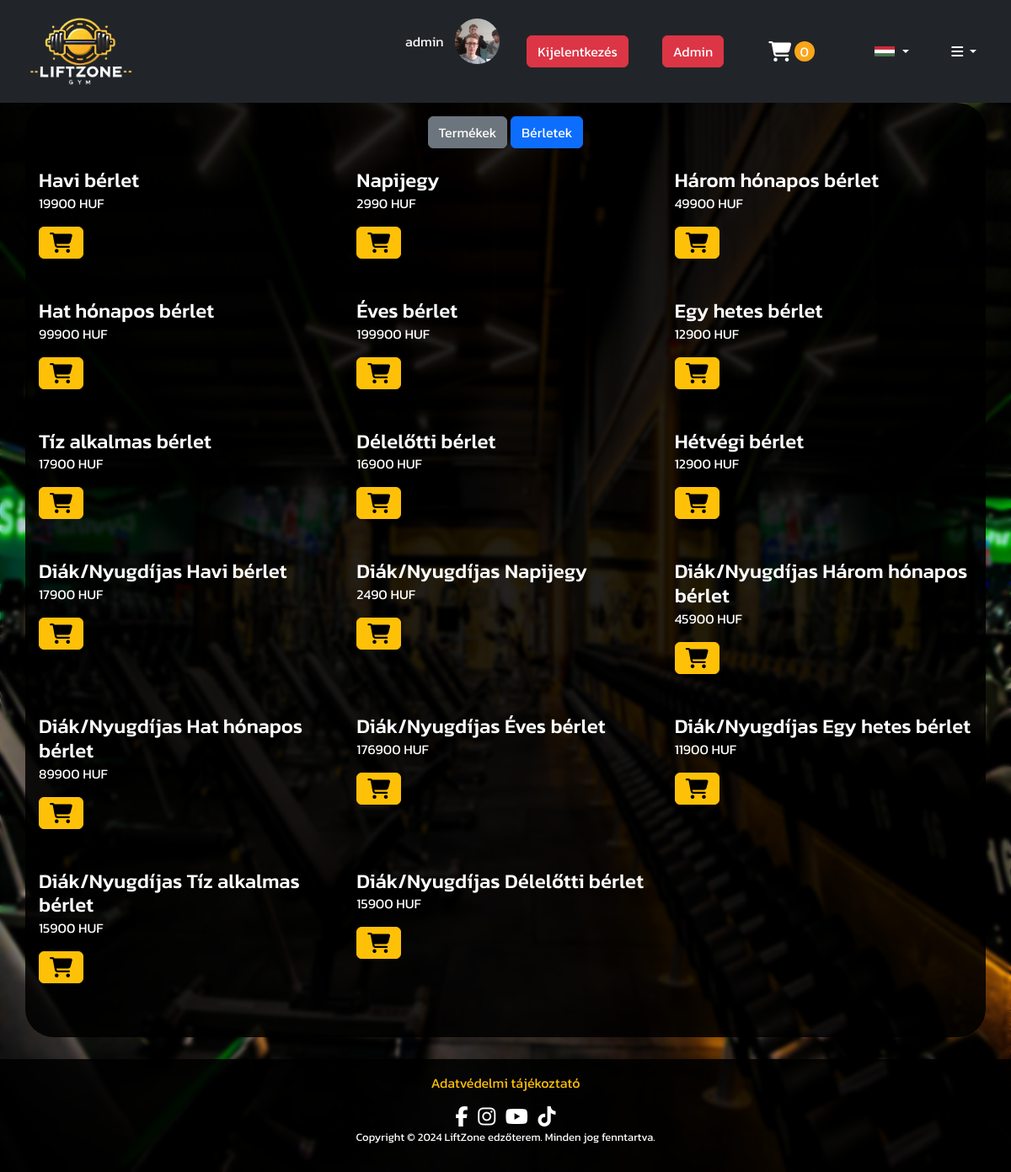
Page /?o=shop&view=passes (signed in) on the committed database.
### tables this page shows
CREATE TABLE `user` (
  `uID` int(11) NOT NULL,
  `uUID` varchar(23) NOT NULL,
  `uFelhasznalonev` varchar(100) NOT NULL,
  `uSzuleteskorinev` varchar(30) NOT NULL,
  `uemail` varchar(254) NOT NULL,
  `uPassword` varchar(64) NOT NULL,
  `uSzuletesidatum` date NOT NULL,
  `uRegisztracio` datetime NOT NULL,
  `uIP` varchar(48) NOT NULL,
  `uSession` varchar(8) NOT NULL,
  `uStatus` varchar(10) NOT NULL,
  `uSzerep` int(11) NOT NULL,
  `uKomment` text NOT NULL,
  `uProfilePic` varchar(100) NOT NULL,
  `uOriginPic` varchar(100) NOT NULL,
  `u2FACode` varchar(6) DEFAULT NULL,
  `u2FAExpiry` datetime DEFAULT NULL,
  `u2FAStatus` tinyint(1) NOT NULL
);

CREATE TABLE `tipusok` (
  `tpID` int(11) NOT NULL,
  `tpNev` varchar(100) NOT NULL,
  `tpAr` int(11) NOT NULL,
  `tpHossz` int(11) NOT NULL DEFAULT 60,
  `tpAlkalmak` int(11) DEFAULT NULL
);

### src/actions/sqlcall.php (called while the page is built, shortened)
<?php
function db_connect() {
    $fajlnev = dirname(__DIR__) . '/.env';
    $config = [];
    if (file_exists($fajlnev)) {
        $lines = file($fajlnev, FILE_IGNORE_NEW_LINES | FILE_SKIP_EMPTY_LINES);
        foreach ($lines as $line) {
            list($key, $value) = explode('=', $line, 2);
            $config[trim($key)] = trim($value);
        }
    } else {
        die("A .env fájl hiányzik");
    }
    $db_host = $config['DB_HOST'] ?? 'localhost';
    $db_user = $config['DB_USER'] ?? 'root';
    $db_pass = $config['DB_PASS'] ?? '';
    $db_name = $config['DB_NAME'] ?? 'default_db';
    $db = new mysqli($db_host, $db_user, $db_pass, $db_name);
    $db->query("SET CHARACTER SET utf8");
    return $db;
}
function sqlcall($sql, $types = '', $params = []) {
    $db = db_connect();
    $stmt = $db->prepare($sql);
    $stmt->execute();
    $result = $stmt->get_result();
    return $result;
}
?>

### src/actions/getuserinfo.php (called while the page is built, shortened)
<?php
function getUserInfo(){
    include_once("sqlcall.php");
    if (isset($_SESSION['uid'])) {
        $sql = "SELECT * FROM user WHERE uID = '$_SESSION[uid]'";
        $tabla = sqlcall($sql);
        $row = $tabla->fetch_assoc();
        return $row;
    }
    return [];
}
?>

### src/actions/nyelv_betoltes.php (called while the page is built, shortened)
<?php
$lang = isset($_SESSION['lang']) ? $_SESSION['lang'] : 'hu';
$filePath = $lang === 'hu' ? './lang/lang_hu.json' : './lang/lang_en.json';
$languageContent = json_decode(file_get_contents($filePath), true);
?>

### src/actions/kosar_tartalom.php (called while the page is built, shortened)
<?php
function getKosarContent($kosarid = null) {
    $uid = $_SESSION["uid"];
    $isActiveCart = false;
    if (!isset($kosarid)) {
        $kosarlekeres = sqlcall("SELECT koID, koTranzakcioID FROM kosar WHERE koUID = $uid AND koTranzakcioID IS NULL LIMIT 1");
        $kosar = $kosarlekeres->fetch_assoc();
        $kosarid = $kosar["koID"] ?? null;
        $isActiveCart = isset($kosar["koTranzakcioID"]) ? false : true;
    }
    $statusCondition = $isActiveCart ? "AND ktStatus = 1" : "";
    $kosartartalomlekeres = sqlcall("SELECT * FROM kosar_tetelek WHERE ktkoID = $kosarid $statusCondition");
    $kosartartalma = [];
    return $kosartartalma;
}
?>

### src/oldalak/webshop.php (the view, shortened to what this page needs)
<?php
$view = isset($_GET['view']) && $_GET['view'] === 'passes' ? 'passes' : 'products';
$queryParams = $_GET;
$queryParams['view'] = 'products';
$productsUrl = '?' . http_build_query($queryParams);
$queryParams['view'] = 'passes';
$passesUrl = '?' . http_build_query($queryParams);
$jegyek = sqlcall("SELECT * FROM tipusok");
?>
<div class="container webshop bg-transparentblack">
    <div class="toggle-buttons text-center mb-4">
        <a href="<?php echo htmlspecialchars($productsUrl); ?>" class="btn <?php echo $view === 'products' ? 'btn-primary' : 'btn-secondary'; ?>"><?= $languageContent["products"] ?></a>
        <a href="<?php echo htmlspecialchars($passesUrl); ?>" class="btn <?php echo $view === 'passes' ? 'btn-primary' : 'btn-secondary'; ?>"><?= $languageContent["passes"] ?></a>
    </div>
    <?php if ($view === 'passes'): ?>
        <div id="passes-section" class="passes-section">
            <div class="row">
                <?php if ($jegyek->num_rows > 0): ?>
                    <?php while ($jegy = $jegyek->fetch_assoc()): ?>
                        <div class="col-lg-4 col-md-6 col-sm-12 mb-5">
                            <div class="text-white">
                                <div class="card-body">
                                    <h4 class="card-title text-start"><?php echo htmlspecialchars($jegy['tpNev']); ?></h4>
                                    <p class="card-text text-start"><?php echo htmlspecialchars($jegy['tpAr']); ?> HUF</p>
                                    <form class="col-md-3" action="actions/kosar_jegy_hozzaadas.php" method="POST" target="kisablak">
                                            <button type="submit" class="btn btn-warning"><i class="fa fa-shopping-cart fa-xl"></i></button>
                                    </form>
                                </div>
                            </div>
                        </div>
                    <?php endwhile; ?>
                <?php else: ?>
                    <h1>Jelenleg nincsenek bérleteink!</h1>
                <?php endif; ?>
            </div>
        </div>
    <?php endif; ?>
</div>

### src/oldalak/navbar.php (shortened to what this page needs)
<?php
$lang = isset($_SESSION['lang']) ? $_SESSION['lang'] : 'hu';
$flagSrc = $lang === 'hu' ? 'images/hu_flag.png' : 'images/us_flag.png';
$adatok = getUserInfo();
?>
<nav class="navbar navbar-dark bg-dark p-3">
    <div class="container-fluid">
        <a class="navbar-brand text-warning fs-2" href="./"><img src="images/logo.png" alt="LiftZone" title="LiftZone"
                class="logo"></a>
        <form>
            <div class="row align-items-center">
                <?php if (!isset($_SESSION["uid"])): ?>
                    <div class="col-auto">
                        <a class="btn btn-warning m-2" href="./?o=loginform"><?= $languageContent['loginBtn'] ?></a>
                    </div>
                    <div class="col-auto">
                        <a class="btn btn-warning m-2" href="./?o=registerform"><?= $languageContent['signupBtn'] ?></a>
                    </div>
                <?php else: ?>
                    <div class="col-auto">
                        <span class="navbar-text">
                            <a href="./?o=fiok" id="felhasznalo_nev" class="d-flex align-items-center">
                                <?= $adatok['uFelhasznalonev'] ?>
                                <img alt="Profile Image" class="profile-image"
                                    src="profile_pic/<?= empty($adatok['uProfilePic']) ? '../images/pic.png' : $adatok['uProfilePic'] ?>" />
                            </a>
                        </span>
                    </div>
                    <div class="col-auto">
                        <a href="actions/kijelentkezes.php"
                            class="btn btn-danger m-2"><?= $languageContent['logoutBtn'] ?></a>
                    </div>
                <?php endif; ?>
                <?php if (isset($_SESSION["szerep"]) && $_SESSION["szerep"] == "admin"): ?>
                    <div class="col-auto">
                        <a class="btn btn-danger m-2" href="?o=admin&a=felhasznalo_kezeles&search=">Admin</a>
                    </div>
                <?php endif; ?>
                <div class="col-auto">
                    <div class="btn btn-dark m-2" data-bs-toggle="modal" data-bs-target="#kosarpopup">
                        <i class="fa fa-shopping-cart fa-xl"></i>
                        <?php
                        if (isset($_SESSION['uid'])):
                            require("actions/kosar_tartalom.php");
                            $cartContent = getKosarContent();
                            ?>
                            <span class="kosarszam"><?php echo count($cartContent); ?></span>
                        <?php endif; ?>
                    </div>
                </div>
                <div class="col-auto">
                    <div class="dropdown">
                        <button class="btn btn-dark dropdown-toggle d-flex align-items-center" type="button"
                            id="languageMenu" data-bs-toggle="dropdown" aria-expanded="false">
                            <img src="<?= $flagSrc ?>" alt="Language Flag" class="flag-icon" id="selectedFlag">
                        </button>
                    </div>
                </div>
                <div class="col-auto">
                    <div class="dropdown">
                        <button class="btn btn-dark dropdown-toggle" type="button" id="hamburgerMenu"
                            data-bs-toggle="dropdown" aria-expanded="false">
                            <i class="fa fa-bars"></i>
                        </button>
                    </div>
                </div>
            </div>
        </form>
    </div>
</nav>

### src/style.css (style rules this page uses)
:root { --white: #ffffff; --black: #000000; --dark-gray: #23272a; --lighter-gray: #2c2f33; --blue: #5865f2; --yellow: #defa1a; --orange: #faa61a; --red: #ff3860; --error-red: #dc3545; --gold: #ffc107; --transparent-black: #000000dd; --bs-dropdown-link-color: #fff; }
.bg-transparentblack { background: var(--transparent-black); border-radius: 3%; }
body { margin: 0; background-image: url(images/bg.jpg); background-size: cover; background-repeat: no-repeat; background-attachment: fixed; background-size: 100% 100%; font-family: "Kanit", sans-serif; }
span { margin-right: 10pt; }
a { color: white; text-decoration: none; }
.profile-image { width: 40pt; height: 40pt; border-radius: 50%; object-fit: cover; margin-left: 10pt; }
.logo { height: 60pt; }
.flag-icon { width: 24px; height: auto; margin-right: 5px; }
.kosarszam { display: inline-block; background-color: var(--orange); border-radius: 50%; width: 1.5em; height: 1.5em; text-align: center; justify-content: center; }

### rows in the picture
user: uFelhasznalonev "admin", uProfilePic (picture)
tipusok: tpNev "Havi bérlet", tpAr "19900"
tipusok: tpNev "Napijegy", tpAr "2990"
tipusok: tpNev "Három hónapos bérlet", tpAr "49900"
tipusok: tpNev "Hat hónapos bérlet", tpAr "99900"
tipusok: tpNev "Éves bérlet", tpAr "199900"
tipusok: tpNev "Egy hetes bérlet", tpAr "12900"
tipusok: tpNev "Tíz alkalmas bérlet", tpAr "17900"
tipusok: tpNev "Délelőtti bérlet", tpAr "16900"
tipusok: tpNev "Hétvégi bérlet", tpAr "12900"
tipusok: tpNev "Diák/Nyugdíjas Havi bérlet", tpAr "17900"
tipusok: tpNev "Diák/Nyugdíjas Napijegy", tpAr "2490"
tipusok: tpNev "Diák/Nyugdíjas Három hónapos bérlet", tpAr "45900"
tipusok: tpNev "Diák/Nyugdíjas Hat hónapos bérlet", tpAr "89900"
tipusok: tpNev "Diák/Nyugdíjas Éves bérlet", tpAr "176900"
tipusok: tpNev "Diák/Nyugdíjas Egy hetes bérlet", tpAr "11900"
tipusok: tpNev "Diák/Nyugdíjas Tíz alkalmas bérlet", tpAr "15900"
tipusok: tpNev "Diák/Nyugdíjas Délelőtti bérlet", tpAr "15900"

### other values in the picture
$languageContent['logoutBtn'] "Kijelentkezés"
count($cartContent) "0"
$languageContent["products"] "Termékek"
$languageContent["passes"] "Bérletek"
$languageContent['adatvedelmi'] "Adatvédelmi tájékoztató"
$languageContent['copyright'] "Copyright © 2024 LiftZone edzőterem. Minden jog fenntartva."
